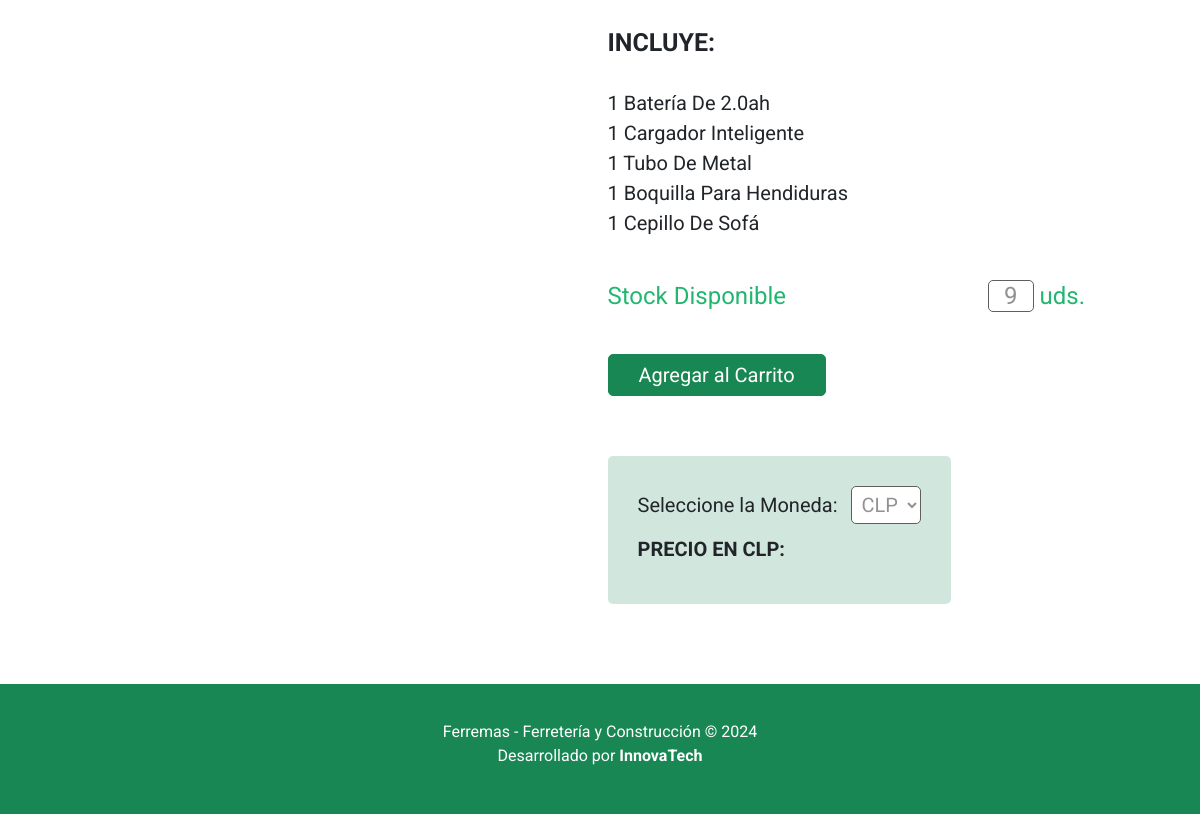
/detalle/6/ (lower part), run on an earlier commit of the app's database.
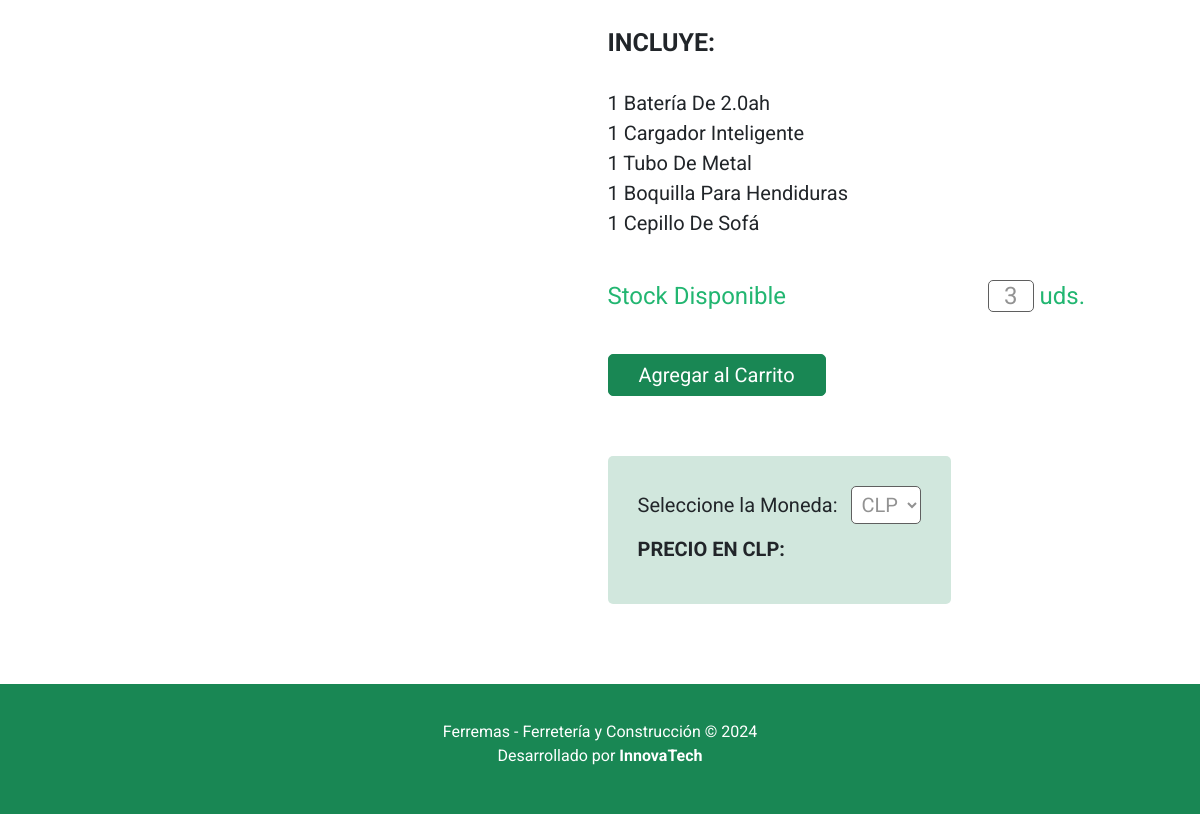
And on a later commit of the database.
### Ferremas_APP/models.py (models this page shows, shortened)
class Producto(models.Model): # Modelo para los productos
    nombre = models.CharField(max_length=100)  # Campo para el nombre del producto
    descripcion = models.TextField() # Campo para la descripción del producto
    detalleCompleto = models.TextField(default='') # Campo para el detalle completo del producto
    especificaciones = models.CharField(max_length=100, null=True, blank=True) # Campo para las especificaciones del producto
    lista1 = models.CharField(max_length=100, null=True, blank=True)
    lista2 = models.CharField(max_length=100, null=True, blank=True)
    lista3 = models.CharField(max_length=100, null=True, blank=True)
    lista4 = models.CharField(max_length=100, null=True, blank=True)
    lista5 = models.CharField(max_length=100, null=True, blank=True)
    incluye = models.CharField(max_length=100, null=True, blank=True)
    lista6 = models.CharField(max_length=100, null=True, blank=True)
    lista7 = models.CharField(max_length=100, null=True, blank=True)
    lista8 = models.CharField(max_length=100, null=True, blank=True)
    lista9 = models.CharField(max_length=100, null=True, blank=True)
    lista10 = models.CharField(max_length=100, null=True, blank=True)
    precioOferta = models.DecimalField(max_digits=8, decimal_places=2 , null=True, blank=True) # Campo para el precio del producto
    precio = models.DecimalField(max_digits=8, decimal_places=2) # Campo para el precio del producto
    stock = models.IntegerField() # Campo para el stock del producto
    imagen = models.ImageField(upload_to='productos', null=True, blank=True) # Campo para la imagen del producto

### Ferremas_APP/views.py (the view, shortened to what this page needs)
# urls.py: path('detalle/<int:producto_id>/', views.detalle, name='detalle'),
def detalle(request, producto_id): # Vista para el detalle de un producto
    producto = get_object_or_404(Producto, pk=producto_id) # Se obtiene el producto
    if request.method == 'POST' and request.headers.get('x-requested-with') == 'XMLHttpRequest': # Si la petición es POST y es una petición AJAX
        data = json.loads(request.body) # Se obtiene la información del cuerpo de la petición
        moneda = data.get('moneda', 'CLP') # Se obtiene la moneda
    else: # Si la petición no es POST o no es una petición AJAX
        moneda = 'CLP' # Se asigna la moneda por defecto
    serie_codigo = SERIES_CODIGOS.get(moneda) # Se obtiene el código de la serie de tipo de cambio
    tipo_cambio = obtener_tipo_cambio(serie_codigo) # Se obtiene el tipo de cambio
    if tipo_cambio != Decimal('1'): # Si el tipo de cambio no es 1
        precio_convertido = producto.precioOferta / tipo_cambio # Se convierte el precio a la moneda seleccionada
    else: # Si el tipo de cambio es 1
        precio_convertido = producto.precioOferta # Se asigna el precio original
    context = { # Se crea el contexto
        'producto': producto, # Se asigna el producto
        'moneda': moneda, # Se asigna la moneda
        'precio_convertido': precio_convertido,     # Se asigna el precio convertido
        'tipo_cambio': tipo_cambio  # Se asigna el tipo de cambio
    }
    return render(request, 'pages/home/detalle-producto.html', context) # Se renderiza la plantilla con el contexto

### Ferremas_APP/templatetags/custom_filters.py (called while the page is built)
@register.filter(name='formato_moneda') # Decorador para registrar el filtro
def formato_moneda(value, currency='CLP'): # Función que recibe el valor y la moneda
    if value is None:  # Si el valor es nulo
        return ''  # Retornar un string vacío
    return format_currency(value, currency, locale='es_CL') # Formatear el valor a moneda con el formato chileno

### Ferremas_APP/utils.py (called while the page is built, shortened)
def obtener_tipo_cambio(serie_codigo):
    if serie_codigo is None:
        return Decimal('1')  # El tipo de cambio para CLP es 1

### Ferremas_APP/templates/pages/home/detalle-producto.html (shortened to what this page needs)
{% extends 'base.html' %}
{% load static %}
{% load custom_filters %}
{% block contenido %}
<div class="container" style="margin-top: 120px;">
    <div class="card-img-container d-flex justify-content-between">
        <div class="container d-flex flex-column align-items-start" style="width: 500px;">
            <ul class="list-unstyled fs-2">
                <h1 class="mb-5" style="font-weight: bold; text-transform: uppercase;">{{ producto.incluye }}</h1>
                <div class="mb-5">
                    <li>{{ producto.lista6|lower|title }}</li>
                    <li>{{ producto.lista7|lower|title }}</li>
                    <li>{{ producto.lista8|lower|title }}</li>
                    <li>{{ producto.lista9|lower|title }}</li>
                    <li>{{ producto.lista10|lower|title }}</li>
                </div>
            </ul>
            <div class="container d-flex justify-content-between ps-0 mb-5 ">
                <p style="font-size: 2.4rem; color: #22b671;">Stock Disponible</p>
                <p style="font-size: 2.4rem; color: #929292; margin-left: auto;">
                    <span style="background-color: rgb(255, 255, 255); padding: 1px 15px; border: #5f5f5f solid 1px; border-radius: 5px;">{{ producto.stock }}</span><span style="color: #22b671;"> uds.</span>
                </p>
            </div>
            <div style="margin-bottom: 80px;">
                <button onclick="agregarAlCarrito('{{ producto.id }}')" class="btn btn-success fs-2 btn-lg mb-5 px-5" >Agregar al Carrito</button>
                <div class="bg-success-subtle px-5 rounded-3 mt-5">
                    <form id="moneda-form" class="pt-5 form-inline">
                        <label for="moneda" class="fs-2 me-3 ">Seleccione la Moneda:</label>
                        <select style="background-color: rgb(255, 255, 255);
                                       padding: 5px; border: #5f5f5f solid 1px;
                                       border-radius: 5px;
                                       color: #929292 ;"
                                       class="fs-2"
                                       name="moneda"
                                       id="moneda"
                                       class="form-control"
                                       onchange="convertirMoneda('{{ producto.id }}')">
                            <option value="CLP" {% if moneda == 'CLP' %}selected{% endif %}>CLP</option>
                        </select>
                    </form>
                    <div id="precio-convertido" class="mt-3 rounded-3 pb-5 fs-2" style="font-weight: bold; text-transform: uppercase;">
                        <p>Precio en {{ moneda }}: {{ precio_convertido|formato_moneda:moneda }}</p>
                    </div>
                </div>
            </div>
        </div>
    </div>
</div>
{% endblock %}

What changed in the data, as far as the page shows it:
changed Producto "INCLUYE:": stock "9" → "3"
